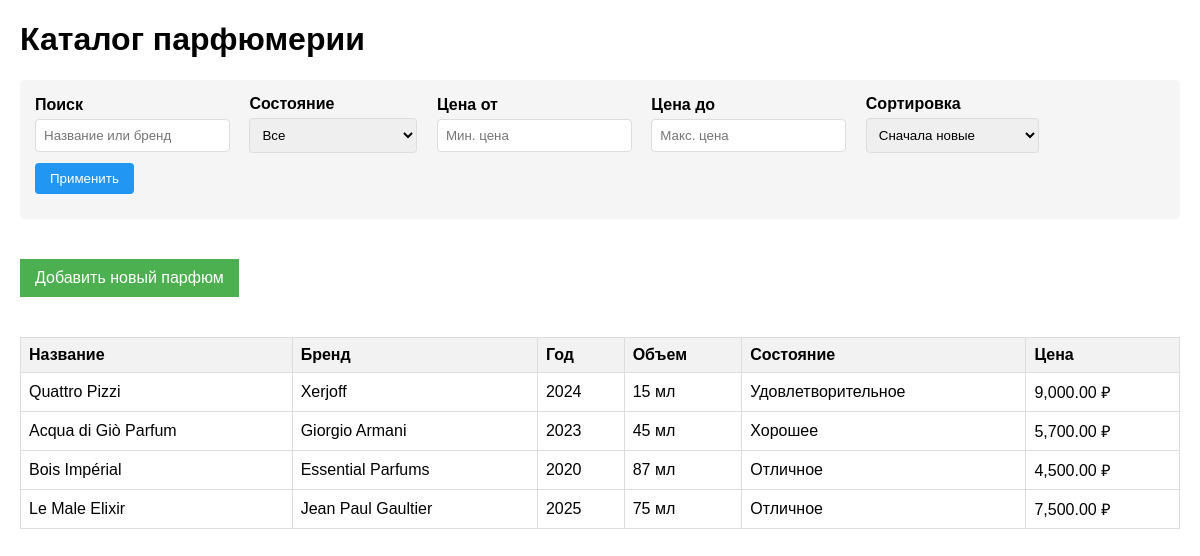
The page /list_perfumes.php on the database its author committed.
### tables this page shows
CREATE TABLE `perfumes` (
  `id` int(11) NOT NULL,
  `name` varchar(255) NOT NULL,
  `brand` varchar(255) DEFAULT NULL,
  `release_year` int(11) DEFAULT NULL,
  `volume_ml` int(11) DEFAULT NULL,
  `bottle_condition` varchar(100) DEFAULT NULL,
  `price` decimal(10,2) DEFAULT NULL,
  `created_at` timestamp NOT NULL DEFAULT current_timestamp(),
  `updated_at` timestamp NOT NULL DEFAULT current_timestamp() ON UPDATE current_timestamp()
);

### list_perfumes.php (the view, shortened to what this page needs)
<?php include 'includes/config.php'; ?>
<!DOCTYPE html>
<html lang="ru">
<head>
</head>
<body>
    <h1>Каталог парфюмерии</h1>
    <div class="search-filters">
        <form method="get">
            <div class="filter-group">
                <label for="search">Поиск</label>
                <input type="text" id="search" name="search" placeholder="Название или бренд"
                       value="<?= htmlspecialchars($_GET['search'] ?? '') ?>">
            </div>
            <div class="filter-group">
                <label for="condition">Состояние</label>
                <select id="condition" name="condition">
                    <option value="">Все</option>
                </select>
            </div>
            <div class="filter-group">
                <label for="min_price">Цена от</label>
                <input type="number" id="min_price" name="min_price" placeholder="Мин. цена" step="0.01"
                       value="<?= htmlspecialchars($_GET['min_price'] ?? '') ?>">
            </div>
            <div class="filter-group">
                <label for="max_price">Цена до</label>
                <input type="number" id="max_price" name="max_price" placeholder="Макс. цена" step="0.01"
                       value="<?= htmlspecialchars($_GET['max_price'] ?? '') ?>">
            </div>
            <div class="filter-group">
                <label for="sort">Сортировка</label>
                <select id="sort" name="sort">
                    <option value="newest" <?= ($_GET['sort'] ?? '') === 'newest' ? 'selected' : '' ?>>Сначала новые</option>
                </select>
            </div>
            <div class="filter-group">
                <button type="submit">Применить</button>
            </div>
        </form>
    </div>
    <a href="add_perfume.php" class="add-btn">Добавить новый парфюм</a>
    <?php
    $perPage = 10;
    $page = max(1, intval($_GET['page'] ?? 1));
    $offset = ($page - 1) * $perPage;
    $sql = "SELECT * FROM perfumes WHERE 1=1";
    $orderBy = match($_GET['sort'] ?? 'newest') {
        'price_asc' => 'price ASC',
        'price_desc' => 'price DESC',
        'year_asc' => 'release_year ASC',
        'year_desc' => 'release_year DESC',
        default => 'created_at DESC'
    };
    $sql .= " ORDER BY $orderBy LIMIT :limit OFFSET :offset";
    $stmt = $db->prepare($sql);
    $stmt->bindValue(':limit', $perPage, PDO::PARAM_INT);
    $stmt->bindValue(':offset', $offset, PDO::PARAM_INT);
    $stmt->execute();
    $perfumes = $stmt->fetchAll(PDO::FETCH_ASSOC);
    if (empty($perfumes)): ?>
        <div class="no-results">
            Ничего не найдено. Попробуйте изменить параметры поиска.
        </div>
    <?php else: ?>
        <table>
            <thead>
                <tr>
                    <th onclick="sortTable('name')">Название</th>
                    <th onclick="sortTable('brand')">Бренд</th>
                    <th onclick="sortTable('release_year')">Год</th>
                    <th onclick="sortTable('volume_ml')">Объем</th>
                    <th onclick="sortTable('bottle_condition')">Состояние</th>
                    <th onclick="sortTable('price')">Цена</th>
                </tr>
            </thead>
            <tbody>
                <?php foreach ($perfumes as $perfume): ?>
                <tr>
                    <td><?= htmlspecialchars($perfume['name']) ?></td>
                    <td><?= htmlspecialchars($perfume['brand']) ?></td>
                    <td><?= $perfume['release_year'] ?: '-' ?></td>
                    <td><?= $perfume['volume_ml'] ? $perfume['volume_ml'] . ' мл' : '-' ?></td>
                    <td><?= htmlspecialchars($perfume['bottle_condition']) ?></td>
                    <td><?= number_format($perfume['price'], 2) ?> ₽</td>
                </tr>
                <?php endforeach; ?>
            </tbody>
        </table>
    <?php endif; ?>
</body>
</html>

### list_perfumes.php (style rules this page uses)
body { font-family: Arial, sans-serif; margin: 20px; }
table { width: 100%; border-collapse: collapse; margin-top: 20px; }
th, td { border: 1px solid #ddd; padding: 8px; text-align: left; }
th { background-color: #f2f2f2; cursor: pointer; }
.add-btn { display: inline-block; margin: 20px 0; padding: 10px 15px; background: #4CAF50; color: white; text-decoration: none; }
.search-filters { margin: 20px 0; padding: 15px; background: #f5f5f5; border-radius: 5px; }
.search-filters .filter-group { margin-bottom: 10px; display: inline-block; margin-right: 15px; }
.search-filters label { display: block; margin-bottom: 5px; font-weight: bold; }
.search-filters input, .search-filters select { padding: 8px; border: 1px solid #ddd; border-radius: 4px; }
.search-filters button { padding: 8px 15px; background: #2196F3; color: white; border: none; border-radius: 4px; cursor: pointer; }

### rows shown on the page
perfumes: name "Quattro Pizzi", brand "Xerjoff", release_year "2024", volume_ml "15", bottle_condition "Удовлетворительное", price "9,000.00"
perfumes: name "Acqua di Giò Parfum", brand "Giorgio Armani", release_year "2023", volume_ml "45", bottle_condition "Хорошее", price "5,700.00"
perfumes: name "Bois Impérial", brand "Essential Parfums", release_year "2020", volume_ml "87", bottle_condition "Отличное", price "4,500.00"
perfumes: name "Le Male Elixir", brand "Jean Paul Gaultier", release_year "2025", volume_ml "75", bottle_condition "Отличное", price "7,500.00"
